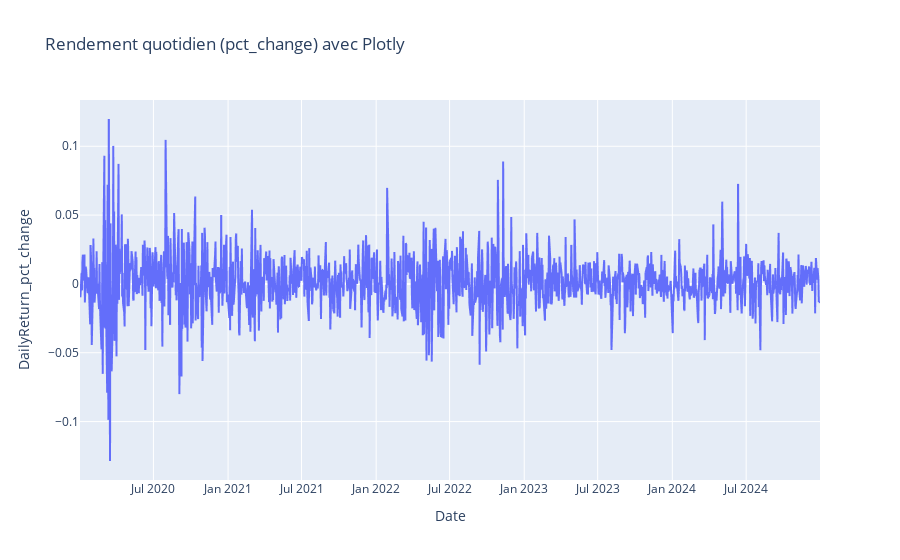

Here is the notebook cell this chart was saved with:
### Code cell
# --- Visualisation des rendements quotidiens calculés par pct_change avec plotly ---
import plotly.express as px
fig = px.line(apple, x=apple.index, y='DailyReturn_pct_change', title="Rendement quotidien (pct_change) avec Plotly")
fig.show()

### Figure 1 — Plotly figure (JSON) as saved in the notebook; plotly's stock layout.template omitted (floating-point values rounded to 4 significant figures; data arrays with more than 128 entries replaced by an {"elided": "..."} marker saying what was removed)
{"data": [{"hovertemplate": "Date=%{x}<br>DailyReturn_pct_change=%{y}<extra></extra>", "legendgroup": "", "line": {"color": "#636efa", "dash": "solid"}, "marker": {"symbol": "circle"}, "mode": "lines", "name": "", "showlegend": false, "type": "scattergl", "x": {"elided": "1257 str values"}, "xaxis": "x", "y": {"elided": "1257 float values"}, "yaxis": "y"}], "layout": {"legend": {"tracegroupgap": 0}, "title": {"text": "Rendement quotidien (pct_change) avec Plotly"}, "xaxis": {"anchor": "y", "domain": [0, 1], "title": {"text": "Date"}}, "yaxis": {"anchor": "x", "domain": [0, 1], "title": {"text": "DailyReturn_pct_change"}}}}
